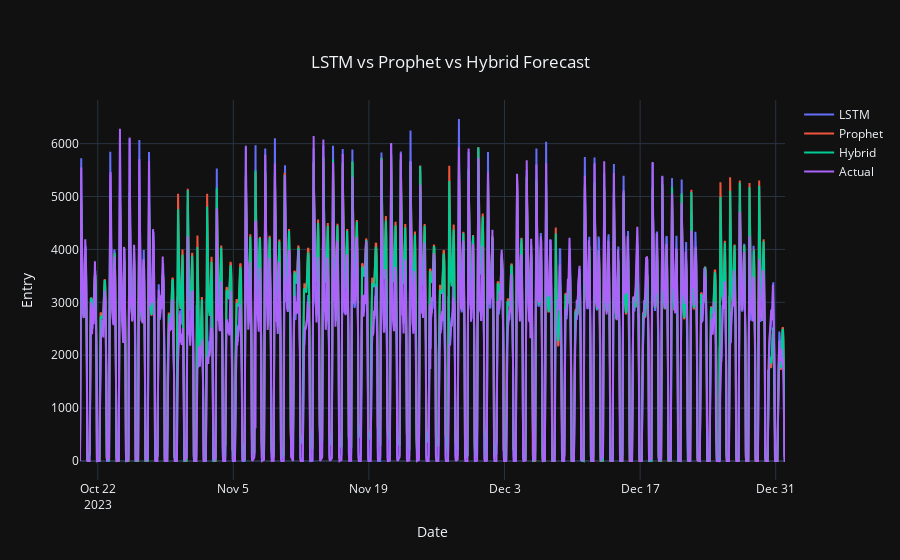

The code cell stored with this chart in its notebook:
### Code cell
# Create traces for LSTM, Prophet, and Hybrid forecasts
lstm_trace = go.Scatter(x=hybrid_forecast['ds'],
                        y=hybrid_forecast['lstm'],
                        mode='lines',
                        name='LSTM')

prophet_trace = go.Scatter(x=hybrid_forecast['ds'],
                           y=hybrid_forecast['prophet'],
                           mode='lines',
                           name='Prophet')

hybrid_trace = go.Scatter(x=hybrid_forecast['ds'],
                          y=hybrid_forecast['yhat'],
                          mode='lines',
                          name='Hybrid')

actual_trace = go.Scatter(x=hybrid_forecast['ds'],
                          y=hybrid_forecast['y'],
                          mode='lines',
                          name='Actual')

# Define layout
layout = go.Layout(title={'text': 'LSTM vs Prophet vs Hybrid Forecast',
                          'y': 0.9,
                          'x': 0.5,
                          'xanchor': 'center',
                          'yanchor': 'top'},
                   xaxis=dict(title='Date'),
                   yaxis=dict(title='Entry'),
                   template='plotly_dark')

# Combine traces
data = [lstm_trace, prophet_trace, hybrid_trace, actual_trace]

# Create figure
fig = go.Figure(data=data, layout=layout)

# Display the plot
iplot(fig)

### Figure 1 — Plotly figure (JSON) as saved in the notebook; plotly's stock layout.template omitted (floating-point values rounded to 4 significant figures; data arrays with more than 128 entries replaced by an {"elided": "..."} marker saying what was removed)
{"data": [{"mode": "lines", "name": "LSTM", "type": "scatter", "x": {"elided": "1460 str values"}, "y": {"elided": "1460 int values"}}, {"mode": "lines", "name": "Prophet", "type": "scatter", "x": {"elided": "1460 str values"}, "y": {"elided": "1460 int values"}}, {"mode": "lines", "name": "Hybrid", "type": "scatter", "x": {"elided": "1460 str values"}, "y": {"elided": "1460 float values"}}, {"mode": "lines", "name": "Actual", "type": "scatter", "x": {"elided": "1460 str values"}, "y": {"elided": "1460 int values"}}], "layout": {"title": {"text": "LSTM vs Prophet vs Hybrid Forecast", "x": 0.5, "xanchor": "center", "y": 0.9, "yanchor": "top"}, "xaxis": {"title": {"text": "Date"}}, "yaxis": {"title": {"text": "Entry"}}}}
